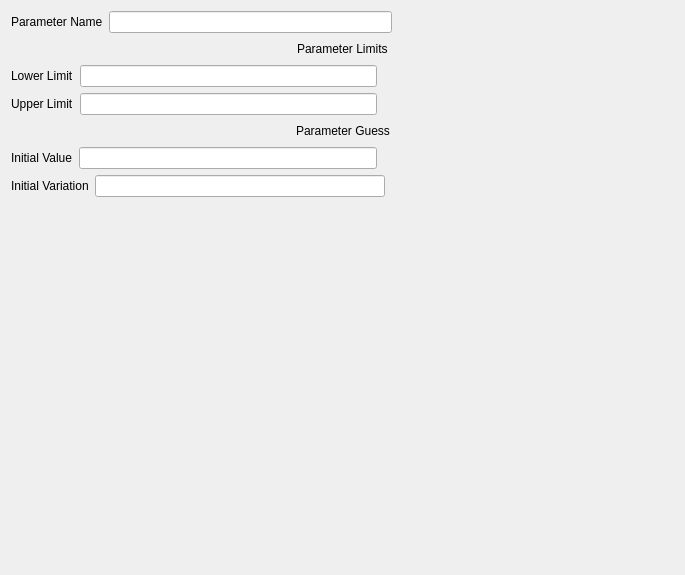
<?xml version="1.0" encoding="UTF-8"?>
<ui version="4.0">
 <class>Form</class>
 <widget class="QWidget" name="Form">
  <property name="geometry">
   <rect>
    <x>0</x>
    <y>0</y>
    <width>685</width>
    <height>575</height>
   </rect>
  </property>
  <property name="windowTitle">
   <string>Form</string>
  </property>
  <layout class="QVBoxLayout" name="verticalLayout">
   <item>
    <layout class="QHBoxLayout" name="horizontalLayout">
     <item>
      <widget class="QLabel" name="label">
       <property name="text">
        <string>Parameter Name</string>
       </property>
      </widget>
     </item>
     <item>
      <widget class="QLineEdit" name="parameter_name_line_edit"/>
     </item>
     <item>
      <spacer name="horizontalSpacer">
       <property name="orientation">
        <enum>Qt::Horizontal</enum>
       </property>
       <property name="sizeHint" stdset="0">
        <size>
         <width>40</width>
         <height>20</height>
        </size>
       </property>
      </spacer>
     </item>
    </layout>
   </item>
   <item>
    <layout class="QHBoxLayout" name="horizontalLayout_2">
     <item>
      <spacer name="horizontalSpacer_2">
       <property name="orientation">
        <enum>Qt::Horizontal</enum>
       </property>
       <property name="sizeHint" stdset="0">
        <size>
         <width>40</width>
         <height>20</height>
        </size>
       </property>
      </spacer>
     </item>
     <item>
      <widget class="QLabel" name="label_2">
       <property name="text">
        <string>Parameter Limits</string>
       </property>
      </widget>
     </item>
     <item>
      <spacer name="horizontalSpacer_3">
       <property name="orientation">
        <enum>Qt::Horizontal</enum>
       </property>
       <property name="sizeHint" stdset="0">
        <size>
         <width>40</width>
         <height>20</height>
        </size>
       </property>
      </spacer>
     </item>
    </layout>
   </item>
   <item>
    <layout class="QHBoxLayout" name="horizontalLayout_4">
     <item>
      <widget class="QLabel" name="label_3">
       <property name="text">
        <string>Lower Limit</string>
       </property>
      </widget>
     </item>
     <item>
      <widget class="QLineEdit" name="lower_limit_line_edit"/>
     </item>
     <item>
      <spacer name="horizontalSpacer_4">
       <property name="orientation">
        <enum>Qt::Horizontal</enum>
       </property>
       <property name="sizeHint" stdset="0">
        <size>
         <width>40</width>
         <height>20</height>
        </size>
       </property>
      </spacer>
     </item>
    </layout>
   </item>
   <item>
    <layout class="QHBoxLayout" name="horizontalLayout_3">
     <item>
      <widget class="QLabel" name="label_4">
       <property name="text">
        <string>Upper Limit</string>
       </property>
      </widget>
     </item>
     <item>
      <widget class="QLineEdit" name="upper_limit_line_edit"/>
     </item>
     <item>
      <spacer name="horizontalSpacer_5">
       <property name="orientation">
        <enum>Qt::Horizontal</enum>
       </property>
       <property name="sizeHint" stdset="0">
        <size>
         <width>40</width>
         <height>20</height>
        </size>
       </property>
      </spacer>
     </item>
    </layout>
   </item>
   <item>
    <layout class="QHBoxLayout" name="horizontalLayout_5">
     <item>
      <spacer name="horizontalSpacer_6">
       <property name="orientation">
        <enum>Qt::Horizontal</enum>
       </property>
       <property name="sizeHint" stdset="0">
        <size>
         <width>40</width>
         <height>20</height>
        </size>
       </property>
      </spacer>
     </item>
     <item>
      <widget class="QLabel" name="label_5">
       <property name="text">
        <string>Parameter Guess</string>
       </property>
      </widget>
     </item>
     <item>
      <spacer name="horizontalSpacer_7">
       <property name="orientation">
        <enum>Qt::Horizontal</enum>
       </property>
       <property name="sizeHint" stdset="0">
        <size>
         <width>40</width>
         <height>20</height>
        </size>
       </property>
      </spacer>
     </item>
    </layout>
   </item>
   <item>
    <layout class="QHBoxLayout" name="horizontalLayout_6">
     <item>
      <widget class="QLabel" name="label_6">
       <property name="text">
        <string>Initial Value</string>
       </property>
      </widget>
     </item>
     <item>
      <widget class="QLineEdit" name="initial_value_line_edit"/>
     </item>
     <item>
      <spacer name="horizontalSpacer_8">
       <property name="orientation">
        <enum>Qt::Horizontal</enum>
       </property>
       <property name="sizeHint" stdset="0">
        <size>
         <width>40</width>
         <height>20</height>
        </size>
       </property>
      </spacer>
     </item>
    </layout>
   </item>
   <item>
    <layout class="QHBoxLayout" name="horizontalLayout_7">
     <item>
      <widget class="QLabel" name="label_7">
       <property name="text">
        <string>Initial Variation</string>
       </property>
      </widget>
     </item>
     <item>
      <widget class="QLineEdit" name="initial_variation_line_edit"/>
     </item>
     <item>
      <spacer name="horizontalSpacer_9">
       <property name="orientation">
        <enum>Qt::Horizontal</enum>
       </property>
       <property name="sizeHint" stdset="0">
        <size>
         <width>40</width>
         <height>20</height>
        </size>
       </property>
      </spacer>
     </item>
    </layout>
   </item>
   <item>
    <spacer name="verticalSpacer">
     <property name="orientation">
      <enum>Qt::Vertical</enum>
     </property>
     <property name="sizeHint" stdset="0">
      <size>
       <width>20</width>
       <height>343</height>
      </size>
     </property>
    </spacer>
   </item>
  </layout>
 </widget>
 <resources/>
 <connections/>
</ui>
